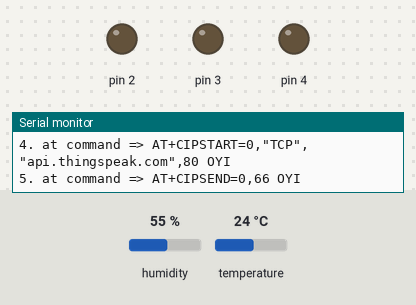
Simulated run of this sketch. Board: Arduino Uno, built with avr-gcc and run on an emulated ATmega328P. Shown: output pins drawn as LEDs (lit = HIGH), the last lines printed to the serial monitor. The test bench sets the inputs (shaded band); at power-on: temperature 24 °C, humidity 55 %. The modem accepts every AT command (registered, SIM ready, sends succeed) and sends nothing else.

Above: at 1.2 s.
1.3 s: temperature set to 31 °C
3.4 s: temperature set to 34 °C
At 6.0 s:
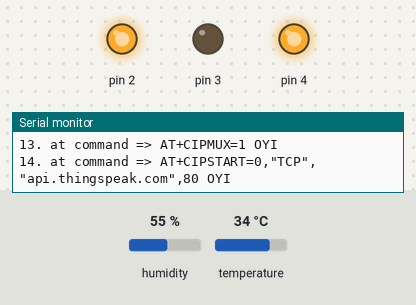
6.3 s: temperature set to 12 °C
At 8.8 s:
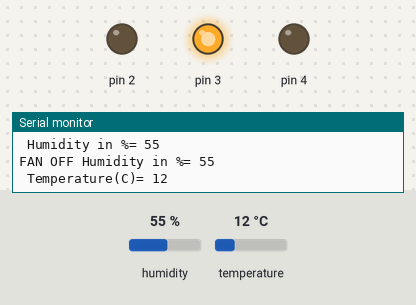
9.1 s: temperature set to 33 °C
At 11.5 s:
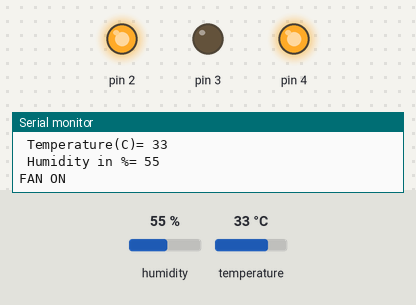
Timing chart, 0 to 13.0 s (numbered marks = the images above; inputs shaded):
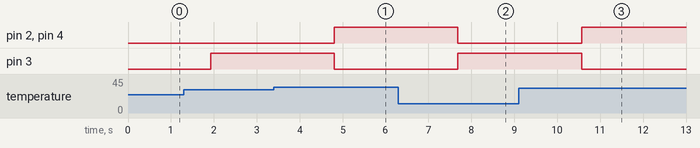

Measured:
- the behaviour switches between 32 and 33 °C on temperature (found by bisection; images 0 and 1)
- after the input at 3.4 s, pin 2, pin 4: LOW → HIGH after 1.4 s; pin 3: HIGH → LOW after 1.4 s
- after the input at 6.3 s, pin 2, pin 4: HIGH → LOW after 1.4 s; pin 3: LOW → HIGH after 1.4 s
- after the input at 9.1 s, pin 2, pin 4: LOW → HIGH after 1.5 s; pin 3: HIGH → LOW after 1.5 s

The sketch:

MiniProject.ino
```cpp
#include <SoftwareSerial.h>
#include <dht11.h>
#define RX 9
#define TX 8
#define dht_apin 7 // Analog Pin sensor is connected to
dht11 dhtObject;
float humidityData;
float tempData;
String AP = "Chinmay";       // AP NAME
String PASS = "12345678"; // AP PASSWORD
String API = "YJA8XH5I5Z562IP5";   // Write API KEY
String HOST = "api.thingspeak.com";
String PORT = "80";
int countTrueCommand;
int countTimeCommand;
boolean found = false;
int valSensor = 1;
SoftwareSerial esp8266(RX,TX);
void setup() {
  pinMode(7, INPUT);
  pinMode(2, OUTPUT);
  pinMode(3, OUTPUT);
  pinMode(4, OUTPUT);
  Serial.begin(9600);

  esp8266.begin(115200);
  sendCommand("AT",5,"OK");
  sendCommand("AT+CWMODE=1",5,"OK");
  sendCommand("AT+CWJAP=\""+ AP +"\",\""+ PASS +"\"",20,"OK");

}

void loop() {
 String getData = "GET /update?api_key="+ API +"&field1="+String(getTemperatureValue())+"&field2="+String(getHumidityValue());
 sendCommand("AT+CIPMUX=1",5,"OK");
 sendCommand("AT+CIPSTART=0,\"TCP\",\""+ HOST +"\","+ PORT,15,"OK");
 sendCommand("AT+CIPSEND=0," +String(getData.length()+4),4,">");
 esp8266.println(getData);delay(1500);countTrueCommand++;
 sendCommand("AT+CIPCLOSE=0",5,"OK");

  tempData =  getTemperatureValue();
  humidityData = getHumidityValue();

  if (tempData >32){
    Serial.print("FAN ON");
    digitalWrite(2, HIGH);
    digitalWrite(4, HIGH);
    digitalWrite(3, LOW);
  }
  else{
    Serial.print("FAN OFF");
    digitalWrite(2, LOW);
    digitalWrite(4, LOW);
    digitalWrite(3, HIGH);
  }
  delay(1000);


}

float getTemperatureValue(){

   dhtObject.read(dht_apin);
   Serial.print(" Temperature(C)= ");
   int temp = dhtObject.temperature;
   Serial.println(temp);
   delay(50);
   return temp;

}


float getHumidityValue(){

   dhtObject.read(dht_apin);
   Serial.print(" Humidity in %= ");
   int humidity = dhtObject.humidity;
   Serial.println(humidity);
   delay(50);
   return humidity;

}

void sendCommand(String command, int maxTime, char readReplay[]) {
  Serial.print(countTrueCommand);
  Serial.print(". at command => ");
  Serial.print(command);
  Serial.print(" ");
  while(countTimeCommand < (maxTime*1))
  {
    esp8266.println(command);//at+cipsend
    if(esp8266.find(readReplay))//ok
    {
      found = true;
      break;
    }

    countTimeCommand++;
  }

  if(found == true)
  {
    Serial.println("OYI");
    countTrueCommand++;
    countTimeCommand = 0;
  }

  if(found == false)
  {
    Serial.println("Fail");
    countTrueCommand = 0;
    countTimeCommand = 0;
  }

  found = false;
 }
```
